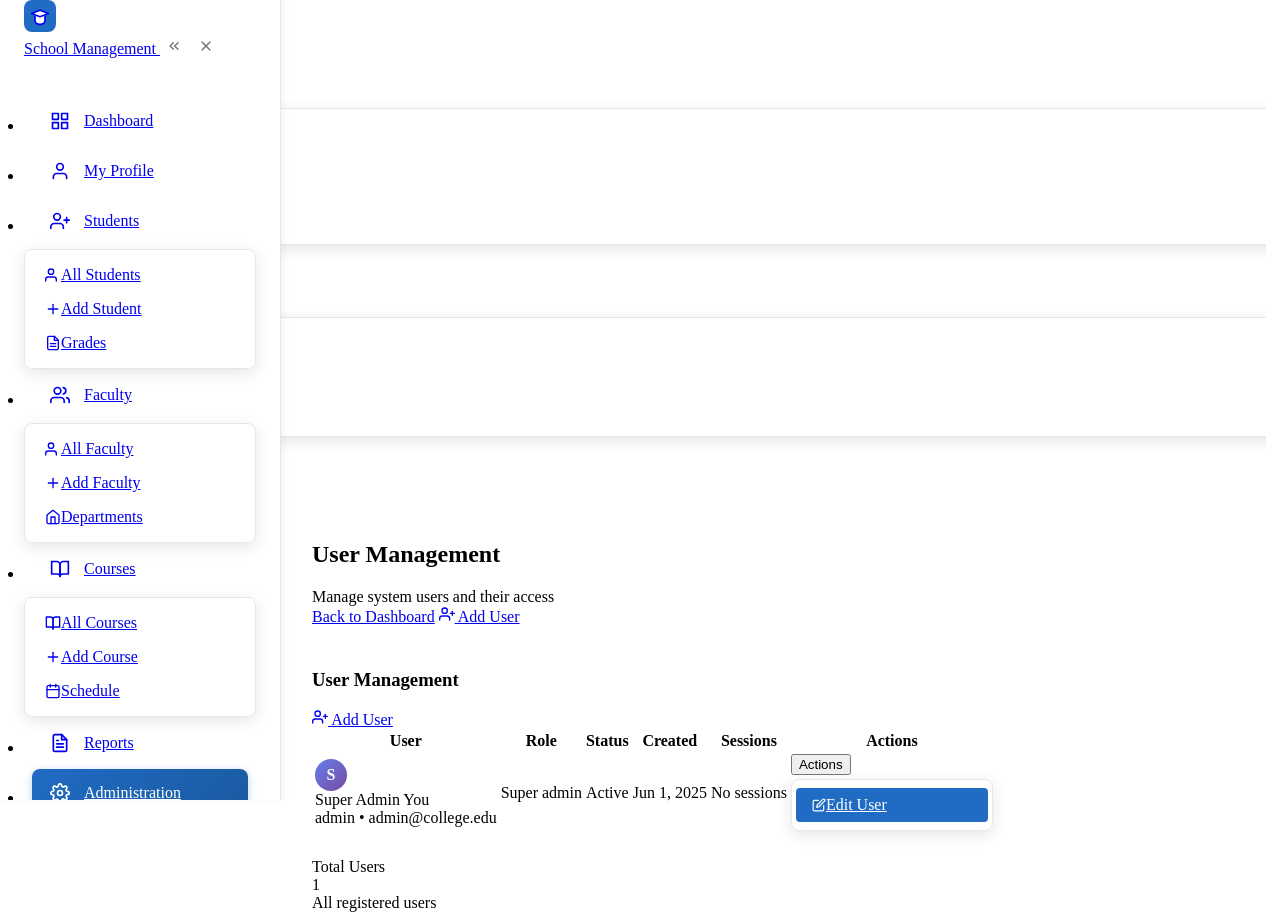
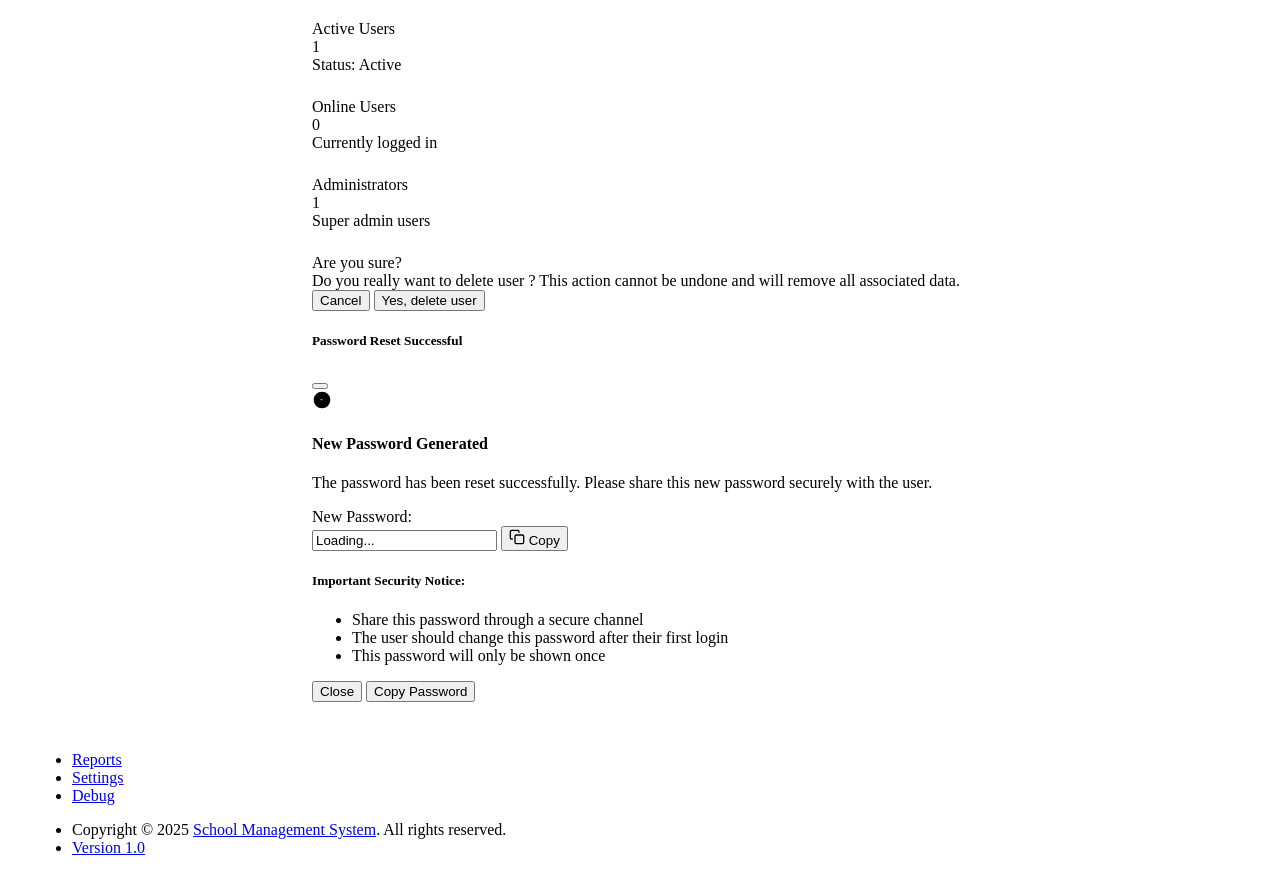
Page /dashboard.php?page=users (signed in) on the committed database (2 pictures, top to bottom).
### tables this page shows
CREATE TABLE users (
    id INT PRIMARY KEY AUTO_INCREMENT,
    user_uuid VARCHAR(36) UNIQUE NOT NULL,
    username VARCHAR(50) UNIQUE NOT NULL,
    email VARCHAR(100) UNIQUE NOT NULL,
    password_hash VARCHAR(255) NOT NULL,
    role_id INT NOT NULL,
    first_name VARCHAR(50) NOT NULL,
    last_name VARCHAR(50) NOT NULL,
    phone VARCHAR(20),
    address TEXT,
    profile_photo VARCHAR(255),
    email_verified BOOLEAN DEFAULT FALSE,
    email_verified_at TIMESTAMP NULL,
    password_reset_token VARCHAR(255),
    password_reset_expires TIMESTAMP NULL,
    last_login TIMESTAMP NULL,
    login_attempts INT DEFAULT 0,
    locked_until TIMESTAMP NULL,
    status ENUM('active', 'inactive', 'suspended', 'pending') DEFAULT 'active',
    created_at TIMESTAMP DEFAULT CURRENT_TIMESTAMP,
    updated_at TIMESTAMP DEFAULT CURRENT_TIMESTAMP ON UPDATE CURRENT_TIMESTAMP,
    FOREIGN KEY (role_id) REFERENCES roles(id),
    INDEX idx_username (username),
    INDEX idx_email (email),
    INDEX idx_status (status)
);

CREATE TABLE roles (
    id INT PRIMARY KEY AUTO_INCREMENT,
    name VARCHAR(50) UNIQUE NOT NULL,
    description TEXT,
    permissions JSON,
    is_system_role BOOLEAN DEFAULT FALSE,
    status VARCHAR(20) DEFAULT 'active',
    created_at TIMESTAMP DEFAULT CURRENT_TIMESTAMP,
    updated_at TIMESTAMP DEFAULT CURRENT_TIMESTAMP ON UPDATE CURRENT_TIMESTAMP
);

### pages/users.php (the view, shortened to what the rows shown need)
<?php
$action = isset($_GET['action']) ? sanitize_input($_GET['action']) : 'list';
function get_all_users() {
    global $pdo;
    try {
        $stmt = $pdo->query("
            SELECT u.*, r.name as role_name, r.description as role_description,
                   COUNT(CASE WHEN us.expires_at > NOW() THEN 1 END) as active_sessions
            FROM users u
            LEFT JOIN roles r ON u.role_id = r.id
            LEFT JOIN user_sessions us ON u.id = us.user_id
            GROUP BY u.id
            ORDER BY u.created_at DESC
        ");
        return $stmt->fetchAll();
    } catch (Exception $e) {
        error_log("Get users error: " . $e->getMessage());
        return [];
    }
}
$users = [];
$roles = [];
$edit_user = null;
if ($action === 'list' || $action === 'delete') {
    $users = get_all_users();
}
?>
<?php if ($action === 'add'): ?>
<div class="card">
    <div class="card-header">
        <h3 class="card-title">Add New User</h3>
        <div class="card-actions">
            <a href="dashboard.php?page=users" class="btn btn-outline-secondary">
                <svg xmlns="http://www.w3.org/2000/svg" width="16" height="16" class="me-1" viewBox="0 0 24 24" fill="none" stroke="currentColor" stroke-width="2" stroke-linecap="round" stroke-linejoin="round">
                    <polyline points="15,18 9,12 15,6"></polyline>
                </svg>
                Back to Users
            </a>
        </div>
    </div>
    <div class="card-body">
        <form method="POST" action="dashboard.php?page=users&action=add">
            <input type="hidden" name="csrf_token" value="<?php echo generate_csrf_token(); ?>">
            <div class="row">
                <div class="col-md-6">
                    <div class="mb-3">
                        <label class="form-label required">Username</label>
                        <input type="text" name="username" class="form-control" required
                               value="<?php echo htmlspecialchars($_POST['username'] ?? ''); ?>">
                        <div class="form-hint">Username must be unique and at least 3 characters long.</div>
                    </div>
                </div>
                <div class="col-md-6">
                    <div class="mb-3">
                        <label class="form-label required">Email</label>
                        <input type="email" name="email" class="form-control" required
                               value="<?php echo htmlspecialchars($_POST['email'] ?? ''); ?>">
                        <div class="form-hint">Email must be unique and valid.</div>
                    </div>
                </div>
            </div>
            <div class="row">
                <div class="col-md-6">
                    <div class="mb-3">
                        <label class="form-label required">First Name</label>
                        <input type="text" name="first_name" class="form-control" required
                               value="<?php echo htmlspecialchars($_POST['first_name'] ?? ''); ?>">
                    </div>
                </div>
                <div class="col-md-6">
                    <div class="mb-3">
                        <label class="form-label required">Last Name</label>
                        <input type="text" name="last_name" class="form-control" required
                               value="<?php echo htmlspecialchars($_POST['last_name'] ?? ''); ?>">
                    </div>
                </div>
            </div>
            <div class="row">
                <div class="col-md-6">
                    <div class="mb-3">
                        <label class="form-label required">Password</label>
                        <input type="password" name="password" class="form-control" required>
                        <div class="form-hint">Password must be at least 8 characters long.</div>
                    </div>
                </div>
                <div class="col-md-6">
                    <div class="mb-3">
                        <label class="form-label required">Role</label>
                        <select name="role_id" class="form-select" required>
                            <option value="">Select Role</option>
                            <?php foreach ($roles as $role): ?>
                            <option value="<?php echo $role['id']; ?>"
                                    <?php echo (($_POST['role_id'] ?? '') == $role['id']) ? 'selected' : ''; ?>>
                                <?php echo htmlspecialchars(ucfirst(str_replace('_', ' ', $role['name']))); ?>
                                <?php if ($role['description']): ?>
                                    - <?php echo htmlspecialchars($role['description']); ?>
                                <?php endif; ?>
                            </option>
                            <?php endforeach; ?>
                        </select>
                    </div>
                </div>
            </div>
            <div class="row">
                <div class="col-md-6">
                    <div class="mb-3">
                        <label class="form-label">Phone</label>
                        <input type="tel" name="phone" class="form-control"
                               value="<?php echo htmlspecialchars($_POST['phone'] ?? ''); ?>">
                    </div>
                </div>
                <div class="col-md-6">
                    <div class="mb-3">
                        <label class="form-label">Status</label>
                        <select name="status" class="form-select">
                            <option value="active" <?php echo (($_POST['status'] ?? 'active') === 'active') ? 'selected' : ''; ?>>Active</option>
                            <option value="inactive" <?php echo (($_POST['status'] ?? '') === 'inactive') ? 'selected' : ''; ?>>Inactive</option>
                        </select>
                    </div>
                </div>
            </div>
            <div class="mb-3">
                <label class="form-label">Address</label>
                <textarea name="address" class="form-control" rows="3"><?php echo htmlspecialchars($_POST['address'] ?? ''); ?></textarea>
            </div>
            <div class="form-footer">
                <button type="submit" class="btn btn-primary">
                    <svg xmlns="http://www.w3.org/2000/svg" width="16" height="16" class="me-1" viewBox="0 0 24 24" fill="none" stroke="currentColor" stroke-width="2" stroke-linecap="round" stroke-linejoin="round">
                        <path d="M19 21H5a2 2 0 0 1-2-2V5a2 2 0 0 1 2-2h11l5 5v11a2 2 0 0 1-2 2z"></path>
                        <polyline points="17,21 17,13 7,13 7,21"></polyline>
                        <polyline points="7,3 7,8 15,8"></polyline>
                    </svg>
                    Create User
                </button>
                <a href="dashboard.php?page=users" class="btn btn-secondary ms-2">Cancel</a>
            </div>
        </form>
    </div>
</div>
<?php else: ?>
<div class="card">
    <div class="card-header">
        <h3 class="card-title">User Management</h3>
        <div class="card-actions">
            <a href="dashboard.php?page=users&action=add" class="btn btn-primary">
                Add User
            </a>
        </div>
    </div>
    <div class="table-responsive">
        <table class="table table-vcenter card-table">
            <thead>
                <tr>
                    <th>User</th>
                    <th>Role</th>
                    <th>Status</th>
                    <th>Created</th>
                    <th>Sessions</th>
                    <th class="w-1">Actions</th>
                </tr>
            </thead>
            <tbody>
                <?php if (!empty($users)): ?>
                    <?php foreach ($users as $list_user): ?>
                    <tr>
                        <td>
                            <div class="d-flex py-1 align-items-center">
                                <div class="user-avatar me-3">
                                    <?php echo strtoupper(substr($list_user['first_name'], 0, 1)); ?>
                                </div>
                                <div class="flex-fill">
                                    <div class="font-weight-medium">
                                        <?php echo htmlspecialchars($list_user['first_name'] . ' ' . $list_user['last_name']); ?>
                                        <?php if ($list_user['id'] == $_SESSION['user_id']): ?>
                                            <span class="badge bg-blue-lt ms-1">You</span>
                                        <?php endif; ?>
                                    </div>
                                    <div class="text-muted">
                                        <?php echo htmlspecialchars($list_user['username']); ?> •
                                        <?php echo htmlspecialchars($list_user['email']); ?>
                                    </div>
                                </div>
                            </div>
                        </td>
                        <td>
                            <span class="badge bg-purple-lt">
                                <?php echo htmlspecialchars(ucfirst(str_replace('_', ' ', $list_user['role_name'] ?? 'Unknown'))); ?>
                            </span>
                        </td>
                        <td>
                            <?php
                            $status_class = match($list_user['status']) {
                                'active' => 'bg-green',
                                'inactive' => 'bg-gray',
                                'suspended' => 'bg-red',
                                default => 'bg-gray'
                            };
                            ?>
                            <span class="badge <?php echo $status_class; ?>" id="status-<?php echo $list_user['id']; ?>">
                                <?php echo ucfirst($list_user['status']); ?>
                            </span>
                        </td>
                        <td class="text-muted">
                            <?php echo date('M j, Y', strtotime($list_user['created_at'])); ?>
                        </td>
                        <td class="text-muted">
                            <?php if ($list_user['active_sessions'] > 0): ?>
                                <span class="badge bg-green"><?php echo $list_user['active_sessions']; ?> active</span>
                            <?php else: ?>
                                <span class="text-muted">No sessions</span>
                            <?php endif; ?>
                        </td>
                        <td>
                            <div class="btn-list flex-nowrap">
                                <div class="dropdown">
                                    <button class="btn btn-sm dropdown-toggle align-text-top" data-bs-toggle="dropdown">
                                        Actions
                                    </button>
                                    <div class="dropdown-menu dropdown-menu-end">
                                        <a class="dropdown-item" href="dashboard.php?page=users&action=edit&id=<?php echo $list_user['id']; ?>">
                                            Edit User
                                        </a>
                                    </div>
                                </div>
                            </div>
                        </td>
                    </tr>
                    <?php endforeach; ?>
                <?php endif; ?>
            </tbody>
        </table>
    </div>
</div>
<div class="row row-cards mt-3">
    <div class="col-sm-6 col-lg-3">
        <div class="card">
            <div class="card-body">
                <div class="d-flex align-items-center">
                    <div class="subheader">Total Users</div>
                </div>
                <div class="h1 mb-3"><?php echo count($users); ?></div>
                <div class="d-flex mb-2">
                    <div>All registered users</div>
                </div>
            </div>
        </div>
    </div>
    <div class="col-sm-6 col-lg-3">
        <div class="card">
            <div class="card-body">
                <div class="d-flex align-items-center">
                    <div class="subheader">Active Users</div>
                </div>
                <div class="h1 mb-3"><?php echo count(array_filter($users, fn($u) => $u['status'] === 'active')); ?></div>
                <div class="d-flex mb-2">
                    <div>Status: Active</div>
                </div>
            </div>
        </div>
    </div>
    <div class="col-sm-6 col-lg-3">
        <div class="card">
            <div class="card-body">
                <div class="d-flex align-items-center">
                    <div class="subheader">Online Users</div>
                </div>
                <div class="h1 mb-3"><?php echo count(array_filter($users, fn($u) => $u['active_sessions'] > 0)); ?></div>
                <div class="d-flex mb-2">
                    <div>Currently logged in</div>
                </div>
            </div>
        </div>
    </div>
    <div class="col-sm-6 col-lg-3">
        <div class="card">
            <div class="card-body">
                <div class="d-flex align-items-center">
                    <div class="subheader">Administrators</div>
                </div>
                <div class="h1 mb-3"><?php echo count(array_filter($users, fn($u) => $u['role_name'] === 'super_admin')); ?></div>
                <div class="d-flex mb-2">
                    <div>Super admin users</div>
                </div>
            </div>
        </div>
    </div>
</div>
<?php endif; ?>

### rows in the picture
users: first_name "S", first_name+last_name "Super Admin", shows "You", username "admin", email "admin@college.edu", role.name "Super admin", status "Active", created_at "Jun 1, 2025", status "1", role.name "1"

### other values in the picture
count($users) "1"
count(array_filter($users, fn($u) => $u['active_sessions'] > 0)) "0"
